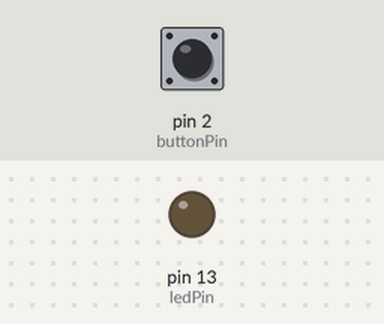
A sketch run on a simulated Arduino Uno, built with avr-gcc and run on an emulated ATmega328P. Parts: output pins drawn as LEDs (lit = HIGH). Dashed ring = blinking. The inputs (shaded band) are chosen by the test bench; at power-on: pin 2 (buttonPin) HIGH.

Above: at 1.2 s.
1.3 s: pin 2 (buttonPin) pulled LOW for 0.15 s
At 1.7 s:
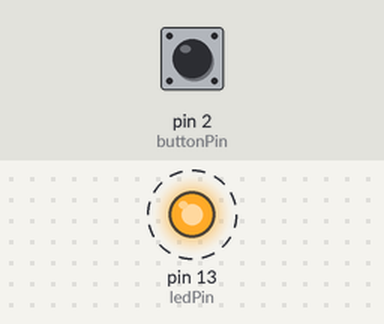
4.4 s: pin 2 (buttonPin) pulled LOW for 1 s
At 5.8 s:
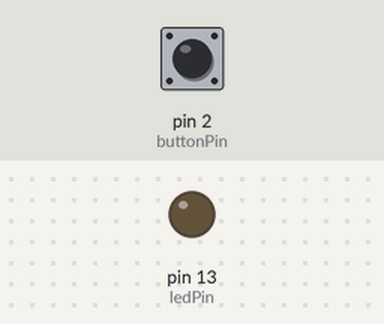
6.9 s: pin 2 (buttonPin) pulled LOW for 3.2 s
At 7.3 s:
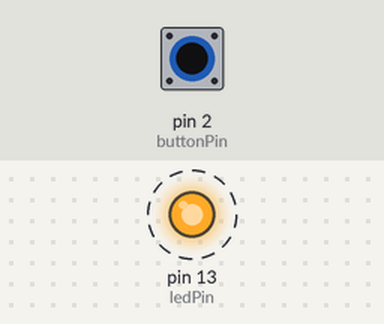
Timing chart, 0 to 17.6 s (numbered marks = the images above; inputs shaded):
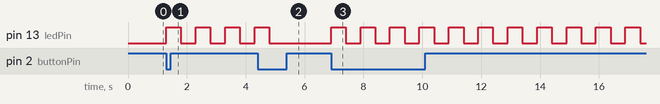

Measured:
- after the input at 1.3 s, pin 13 (ledPin): alternates HIGH for 0.50 s and LOW for 0.50 s, starting at once
- after the input at 4.4 s, pin 13 (ledPin): goes on until 4.8 s, then stays LOW
- after the input at 6.9 s, pin 13 (ledPin): alternates HIGH for 0.50 s and LOW for 0.50 s, starting at once

The sketch:

Led_toggle_blink.ino
```cpp
/*
 * When the button is pressed, the LED starts blinking.
 * When the button is pressed again, the LED stops blinking.
 * Acts like a toggle switch using software logic.
 */

const int ledPin = 13;      // Define LED pin
const int buttonPin = 2;    // Define button pin
bool ledState = false;      // LED state (on/off)
bool buttonPressed = false; // Track button press state

void setup() {
    pinMode(ledPin, OUTPUT);    // Set LED pin as output
    pinMode(buttonPin, INPUT_PULLUP); // Set button pin as input with internal pull-up resistor
}

void loop() {
    if (digitalRead(buttonPin) == LOW) { // Check if button is pressed (LOW due to pull-up)
        if (!buttonPressed) { // Ensure only one press is registered per press-release cycle
            ledState = !ledState; // Toggle LED state
            buttonPressed = true; // Mark button as pressed
        }
    } else {
        buttonPressed = false; // Reset button state when released
    }

    if (ledState) {
        digitalWrite(ledPin, HIGH);  // Turn LED on
        delay(500);                  // Keep LED on for 500ms
        digitalWrite(ledPin, LOW);   // Turn LED off
        delay(500);                  // Keep LED off for 500ms
    } else {
        digitalWrite(ledPin, LOW);   // Ensure LED is off when not blinking
    }
}
```
